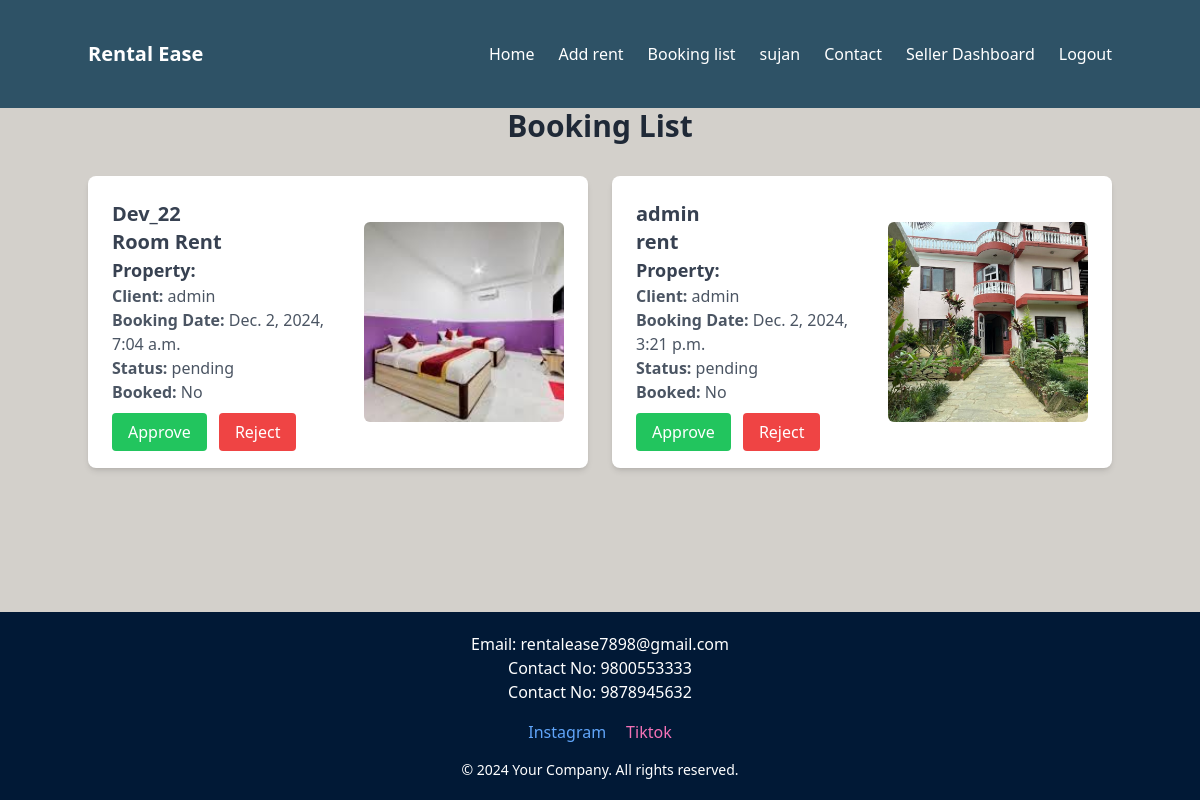
The app's page /bookings (signed in), older data.
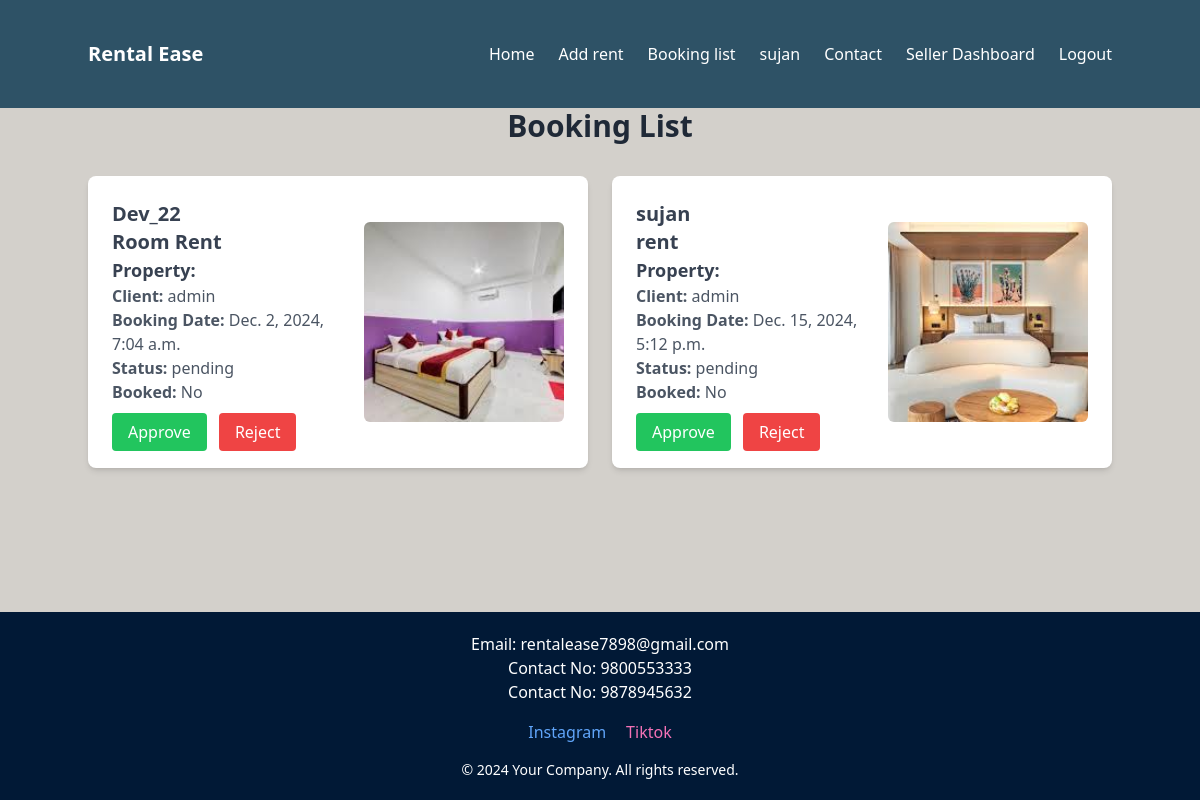
The same page, newer data.
### app/models.py (models this page shows, shortened)
class Booking(models.Model):
    property = models.ForeignKey(Property, on_delete=models.CASCADE, related_name='bookings')
    client = models.ForeignKey(User, on_delete=models.CASCADE)
    booking_date = models.DateTimeField(auto_now_add=True)
    is_booked = models.BooleanField(default=False)
    approval_status = models.CharField(    # Added approval_status for booking requests
        max_length=10,
        choices=[('approved', 'Approved'), ('rejected', 'Rejected'), ('pending', 'Pending')],
        default='pending'
    )

class Property(models.Model):
    seller = models.ForeignKey(User, on_delete=models.CASCADE, related_name='properties',default=True)
    title = models.CharField(max_length=255)
    description = models.TextField()
    price = models.DecimalField(max_digits=10, decimal_places=2)
    location = models.CharField(max_length=255)
    approval_status = models.CharField(
        max_length=10,
        choices=[('approved', 'Approved'), ('rejected', 'Rejected'), ('pending', 'Pending')],
        default='pending'
    )
    is_available = models.BooleanField(default=True)
    is_booked = models.BooleanField(default=False)
    image = models.ImageField(upload_to='property_images/', blank=True, null=True)
    slug = models.SlugField(unique=True, blank=True)  # Unique slug for the property

### app/views.py (the view, shortened to what this page needs)
# urls.py: path('bookings', bookings_list, name='bookings_list'),
@login_required
def bookings_list(request):
    bookings = Booking.objects.filter(property__is_booked=False,approval_status='pending')
    action = request.GET.get('action')
    booking_id = request.GET.get('booking_id')
    context = {'bookings': bookings}
    return render(request, 'booking_list.html', context)

### app/templates/booking_list.html (shortened to what this page needs)
{% extends 'navbar_footer.html' %}
{% block content %}
<body class="bg-gray-100 py-10">
    <h1 class="text-3xl font-bold text-center text-gray-800 mb-8">Booking List</h1>
    <div class="grid gap-6 grid-cols-1 md:grid-cols-2 lg:grid-cols-2 justify-center mx-auto max-w-5xl">
        {% if bookings %}
        {% for booking in bookings %}
        <div class="flex items-center bg-white shadow-md rounded-lg p-6">
            <div class="flex-1 mr-6">
                <h2 class="text-xl font-semibold text-gray-700">{{ booking.property.seller }}</h2>
                <h2 class="text-xl font-semibold text-gray-700">{{ booking.property.title }}</h2>
                <h3 class="text-lg font-semibold text-gray-700">Property: {{ booking.property.name }}</h3>
                <p class="text-gray-600"><strong>Client:</strong> {{ booking.client.username }}</p>
                <p class="text-gray-600"><strong>Booking Date:</strong> {{ booking.booking_date }}</p>
                <p class="text-gray-600"><strong>Status:</strong> {{ booking.approval_status }}</p>
                <p class="text-gray-600"><strong>Booked:</strong> {{ booking.property.is_booked|yesno:"Yes,No" }}</p>
                {% if booking.approval_status == 'pending' %}
                    <div class="mt-4">
                        <a href="{% url 'approve_booking' booking.property.slug %}" class="px-4 py-2 mr-2 text-white bg-green-500 hover:bg-green-600 rounded">Approve</a>
                        <a href="{% url 'reject_booking' booking.property.slug %}" class="px-4 py-2 text-white bg-red-500 hover:bg-red-600 rounded">Reject</a>
                    </div>
                {% else %}
                    <p class="italic text-gray-500 mt-2">This booking is {{ booking.approval_status }}.</p>
                {% endif %}
            </div>
            {% if booking.property.image %}
                <img src="{{ booking.property.image.url }}" alt="Image of {{ booking.property.name }}"
                     class="rounded-md" style="width: 200px; height: 200px; object-fit: cover;">
            {% else %}
                <p class="italic text-gray-500">No image available.</p>
            {% endif %}
        </div>
        {% endfor %}
        {% else %}
        <p class="text-center text-gray-600">No bookings available.</p>
        {% endif %}
    </div>
</body>
{% endblock %}

Row changes from the older to the newer data that the page shows:
no longer on this page (row edited): Booking: property.seller "admin", property "rent", client.username "admin", booking_date "Dec. 2, 2024, 3:21 p.m.", approval_status "pending", property.is_booked "No", shows "Approve", property.image (picture)
added Booking: property.seller "sujan", property "rent", client.username "admin", booking_date "Dec. 15, 2024, 5:12 p.m.", approval_status "pending", property.is_booked "No", shows "Approve", property.image (picture)
